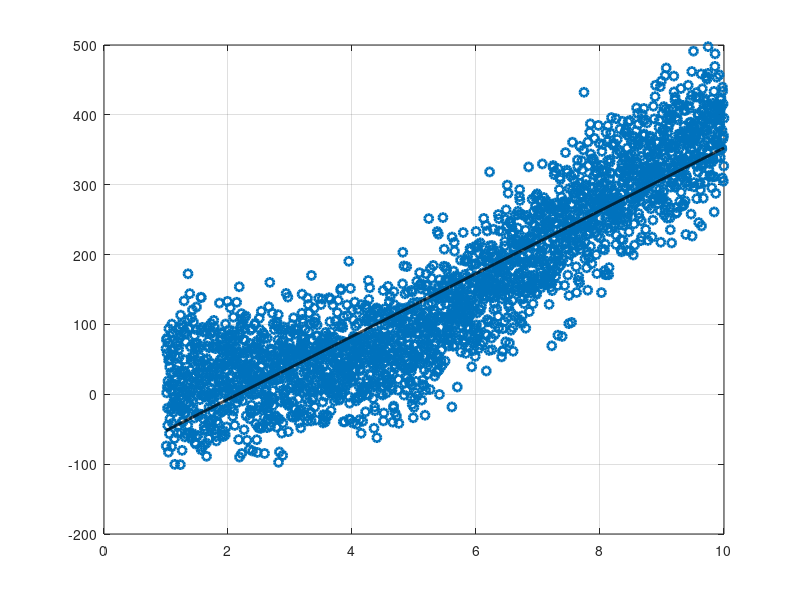

This figure's MATLAB source:
clc
clear all
close all

X = linspace(1,10,2560);
Y = 4*X.^2+16*sin(X)-8./X+50*randn([1,2560]);

n = length(X);
sumx2 = sum(X.^2);
sumx = sum(X);
A = [sumx2 sumx; sumx n];

sumxy = sum(X.*Y);
sumy = sum(Y);
b = [sumxy; sumy];

% aqui se resuelve el sistema de ecuaciones
a = A\b;

y = a(1,1)*X+a(2,1);

figure(1)
plot(X,Y,'o','LineWidth',2,...
X,y,'k','LineWidth',2)
grid on